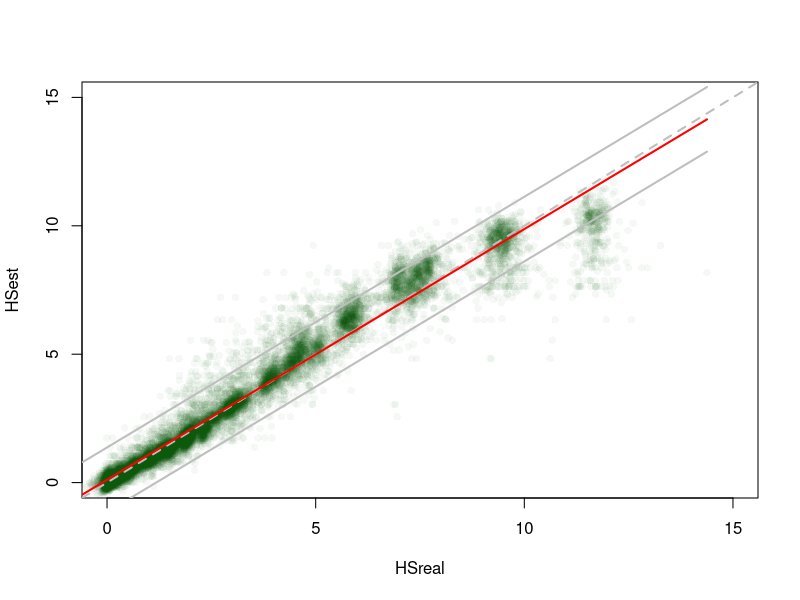
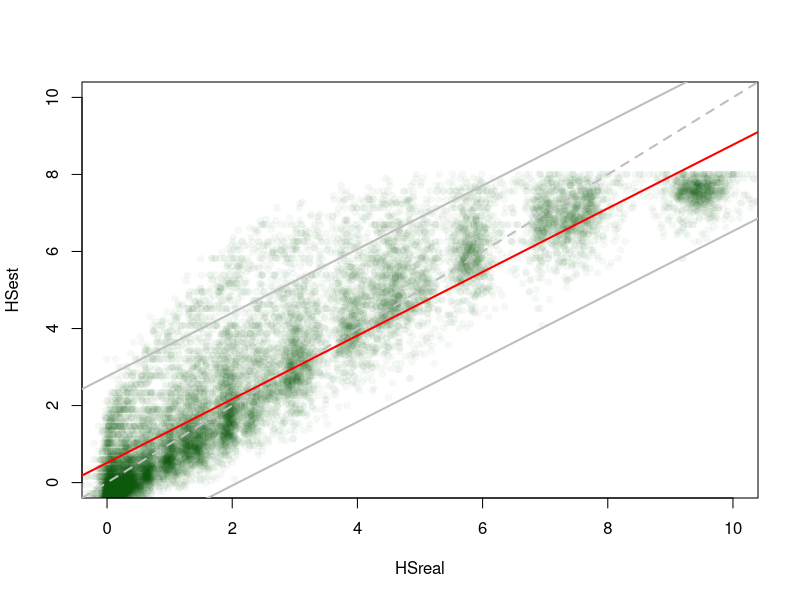
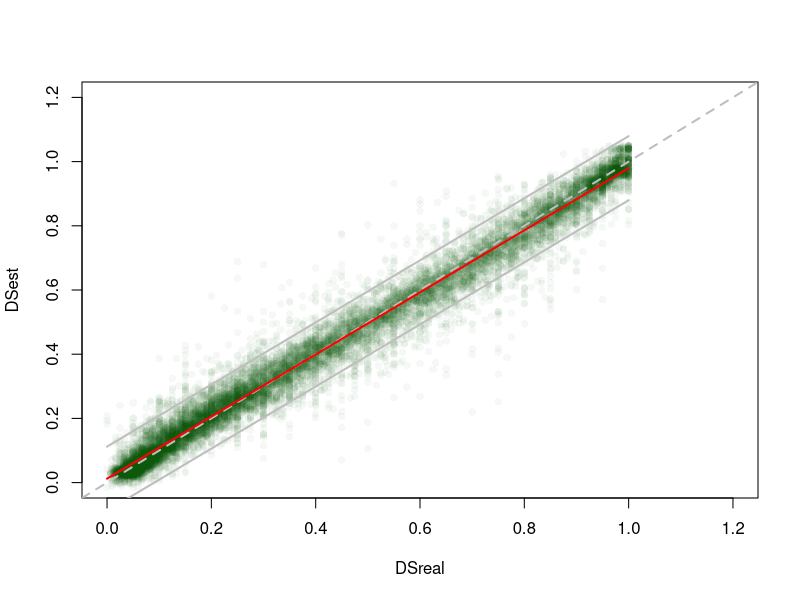
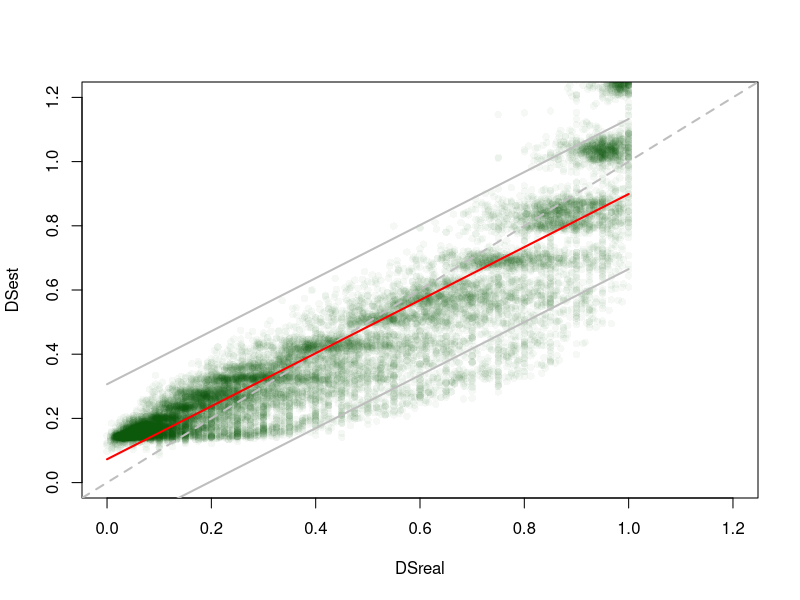

Recreate these plots in R, in order.
# build the model
# the data used to build model was generated through ItterateDatasets function with following settings:
# analysis to get HS values up to about 10 for DS and HS conversions
# iRange <- c(5, 15, 20, 25, 30, 35, 40) # range for number of individuals:
# oRange <- c(4, 8, 12, 16, 20) # range for number of observations = calls
# pRange <- c(2, 4, 6, 8, 10) #, 6, 8, 10)  # range for number of parameters = pcs
# itRange <- c(1:10)# range for number of iterations
# idRange <- c(0.1, 0.25, 0.5, 0.75, 1, 1.33, 1.66, 2)
# covRange <- c(0)
# dataz <- ItterateDatasets(covRange,idRange,iRange,oRange,pRange,itRange) 

dataz <- read.delim('data-HSxDSconversion-model building data.csv', sep=';', header=T) # load data for model building

w <- dataz$i
x <- dataz$o
y <- dataz$DS
z <- dataz$HS
  
m1 <- loess(z ~ w + x + y, span=.7, degree=2) # DS to HS loess
m2 <- loess(y ~ w + x + z, span=.7, degree=2) # HS to DS loess
m3 <- lm(z ~ y) # DS to HS linear
m4 <- lm(y ~ z) # HS to DS linear
  



# test the model
# separate dataset was used to test the model; the dataset was build again with the same settings as the previous dataset

dataz <- read.delim('data-HSxDSconversion-model testing data.csv', header=T, sep=';') 
             

#### comparison of real and estimated HS (loess) #####
HSest <- na.omit(dataz$HsestLoess)
HSreal <- na.omit(dataz$HS)
#HSest <- HSest[which(HSreal<8)]
#HSreal <- HSreal[which(HSreal<8)]

summary(lm(HSest~HSreal))
plot(HSest~HSreal, xlim=c(0,15), ylim=c(0,15), ylab='HSest', col=rgb(0,100,0,10,maxColorValue=255), pch=16)
abline(0,1, col='grey', lwd=2, lty=2)
new.data <- predict(lm(HSest~HSreal),interval="prediction")  
S <- sqrt((sum((new.data[,1] - HSest)^2)) / length(HSest))
PI <- new.data[1,1] - new.data[1,2]
print(paste('Standard error of estimate:', round(S, 2)))
print(paste('Prediction interval:', round(PI, 2)))

lines(HSreal,new.data[,1],col="red",lwd=2)
lines(HSreal,new.data[,2],col="grey",lwd=2)
lines(HSreal,new.data[,3],col="grey",lwd=2)



#### comparison of real and estimated HS (linear) #####
HSest <- na.omit(dataz$HSestLin)
HSreal <- na.omit(dataz$HS)
#HSest <- HSest[which(HSreal<8)]
#HSreal <- HSreal[which(HSreal<8)]

summary(lm(HSest~HSreal))
plot(HSest~HSreal, xlim=c(0,10), ylim=c(0,10), ylab='HSest', col=rgb(0,100,0,10,maxColorValue=255), pch=16)
abline(0,1, col='grey', lwd=2, lty=2)
new.data <- predict(lm(HSest~HSreal),interval="prediction")  
S <- sqrt((sum((new.data[,1] - HSest)^2)) / length(HSest))
PI <- new.data[1,1] - new.data[1,2]
print(paste('Standard error of estimate:', round(S, 2)))
print(paste('Prediction interval:', round(PI, 2)))

lines(HSreal,new.data[,1],col="red",lwd=2)
lines(HSreal,new.data[,2],col="grey",lwd=2)
lines(HSreal,new.data[,3],col="grey",lwd=2)



#### comparison of real and estimated DS (loess) #####
DSest <- na.omit(dataz$DSestLoess)
DSreal <- na.omit(dataz$DS)
#DSest <- na.omit(dataz$DSestLoess[which(dataz$HS<8)])
#DSreal <- na.omit(dataz$DS[which(dataz$HS<8)])

summary(lm(DSest~DSreal))
plot(DSest~DSreal, xlim=c(0,1.2), ylim=c(0,1.2), ylab='DSest', col=rgb(0,100,0,10,maxColorValue=255), pch=16)
abline(0,1, col='grey', lwd=2, lty=2)
new.data <- predict(lm(DSest~DSreal),interval="prediction")  
S <- sqrt((sum((new.data[,1] - DSest)^2)) / length(DSest))
PI <- new.data[1,1] - new.data[1,2]
print(paste('Standard error of estimate:', round(S, 2)))
print(paste('Prediction interval:', round(PI, 2)))

lines(DSreal,new.data[,1],col="red",lwd=2)
lines(DSreal,new.data[,2],col="grey",lwd=2)
lines(DSreal,new.data[,3],col="grey",lwd=2)



#### comparison of real and estimated DS (linear) #####
DSest <- na.omit(dataz$DSestLin)
DSreal <- na.omit(dataz$DS)
#DSest <- na.omit(dataz$DSestLin[which(dataz$HS<8)])
#DSreal <- na.omit(dataz$DS[which(dataz$HS<8)])

summary(lm(DSest~DSreal))
plot(DSest~DSreal, xlim=c(0,1.2), ylim=c(0,1.2), ylab='DSest', col=rgb(0,100,0,10,maxColorValue=255), pch=16)
abline(0,1, col='grey', lwd=2, lty=2)
new.data <- predict(lm(DSest~DSreal),interval="prediction")  
S <- sqrt((sum((new.data[,1] - DSest)^2)) / length(DSest))
PI <- new.data[1,1] - new.data[1,2]
print(paste('Standard error of estimate:', round(S, 2)))
print(paste('Prediction interval:', round(PI, 2)))

lines(DSreal,new.data[,1],col="red",lwd=2)
lines(DSreal,new.data[,2],col="grey",lwd=2)
lines(DSreal,new.data[,3],col="grey",lwd=2)

  
  





